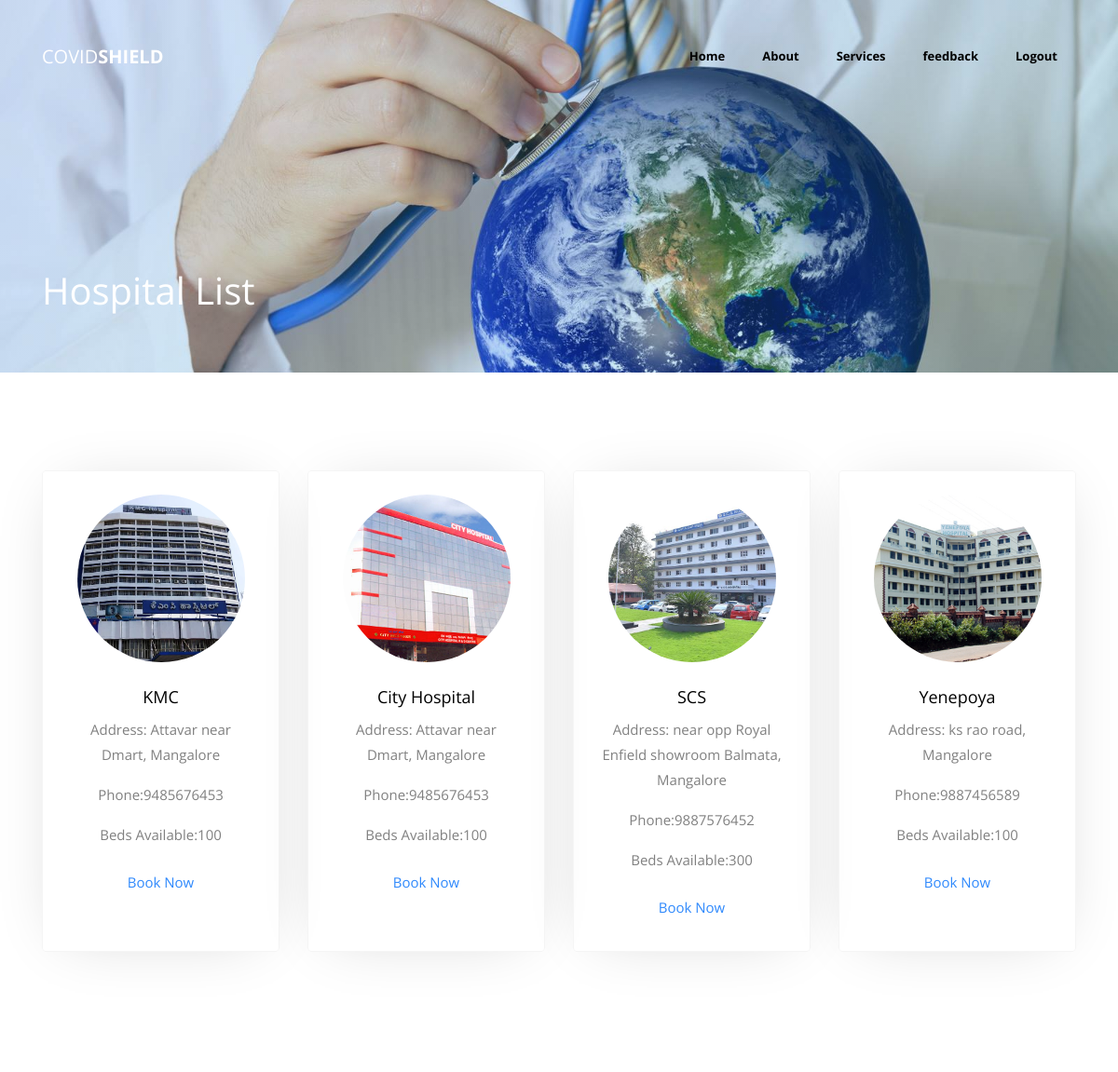
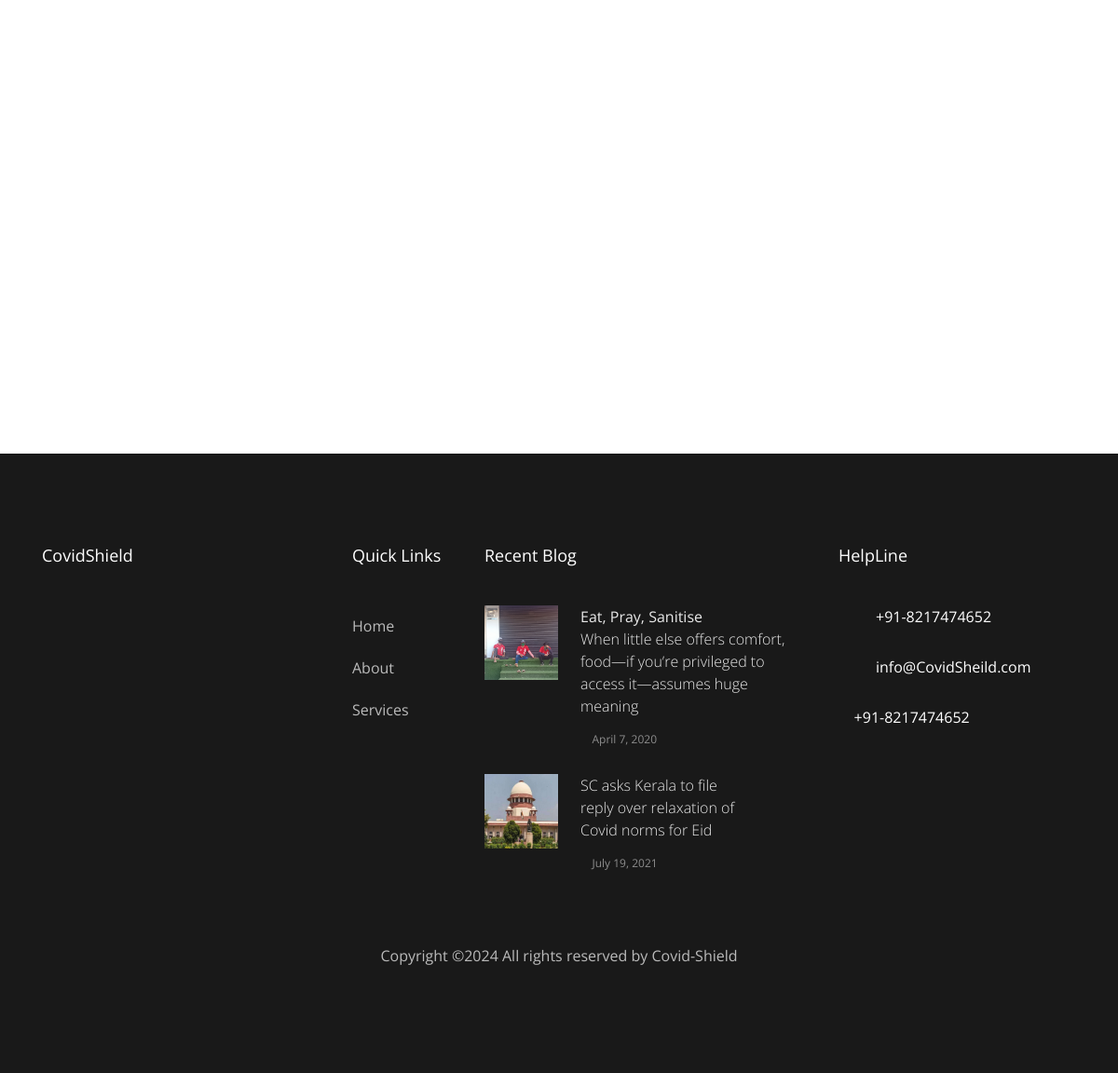
The app's page /user/bed.php (signed in) with its own data (2 pictures, top to bottom).
### tables this page shows
CREATE TABLE `hospital` (
  `hid` int(11) NOT NULL,
  `hname` varchar(100) NOT NULL,
  `question` varchar(50) NOT NULL,
  `answer` varchar(50) NOT NULL,
  `email` varchar(50) NOT NULL,
  `phone` varchar(50) NOT NULL,
  `address` varchar(100) NOT NULL,
  `city` varchar(50) NOT NULL,
  `state` varchar(50) NOT NULL,
  `pincode` int(30) NOT NULL,
  `username` varchar(50) NOT NULL,
  `password` varchar(50) NOT NULL,
  `status` varchar(50) NOT NULL DEFAULT 'pending',
  `image` varchar(100) NOT NULL
);

CREATE TABLE `bed` (
  `id` int(11) NOT NULL,
  `hemail` varchar(50) NOT NULL,
  `count` int(11) NOT NULL
);

### user/bed.php (the view, shortened to what this page needs)
<!DOCTYPE html>
<html lang="en">
  <head>
    <link rel="stylesheet" href="css/open-iconic-bootstrap.min.css">
    <link rel="stylesheet" href="css/animate.css">
    <link rel="stylesheet" href="css/owl.carousel.min.css">
    <link rel="stylesheet" href="css/owl.theme.default.min.css">
    <link rel="stylesheet" href="css/magnific-popup.css">
    <link rel="stylesheet" href="css/aos.css">
    <link rel="stylesheet" href="css/ionicons.min.css">
    <link rel="stylesheet" href="css/bootstrap-datepicker.css">
    <link rel="stylesheet" href="css/jquery.timepicker.css">
    <link rel="stylesheet" href="css/flaticon.css">
    <link rel="stylesheet" href="css/icomoon.css">
    <link rel="stylesheet" href="css/style.css">
  </head>
  <body>
	 <?php include('nav.php'); ?>
    <section class="home-slider owl-carousel"  >
      <div class="slider-item bread-item" style="background-image: url('images/kiii.jpg');" data-stellar-background-ratio="0.5">
        <div class="overlay"></div>
        <div class="container" data-scrollax-parent="true">
          <div class="row slider-text align-items-end">
            <div class="col-md-7 col-sm-12 ftco-animate mb-5" >
              <h1 class="mb-3" data-scrollax=" properties: { translateY: '70%', opacity: .9}">Hospital List</h1>
            </div>
          </div>
        </div>
      </div>
    </section>
	<section class="ftco-section">
      <div class="container">
        <div class="row">
		<?php
								include 'config.php';
								$sql1 = "select hospital.hname, hospital.address, hospital.city, hospital.phone, bed.count, hospital.email, hospital.image from hospital inner join bed on bed.hemail=hospital.email";
								$result1 = mysqli_query($con,$sql1);
								$num1=mysqlI_num_rows($result1);
								if($num1 > 0)
								{
								while($row1 = mysqli_fetch_array($result1))
								{
								$name=$row1[0];
								$address=$row1[1];
								$city=$row1[2];
								$phone=$row1[3];
								$bed=$row1[4];
								$hemail=$row1[5];
								$image=$row1[6];
								?>
          <div class="col-lg-3 col-md-6 d-flex mb-sm-4 ftco-animate">
            <div class="staff">
              <div class="img mb-4" style="background-image: url(../Hospital/uploads/<?php echo $image; ?>);"></div>
              <div class="info text-center">
                 <h3><?php echo $name; ?></h3>
                <div class="text">
                  <p>Address: <?php echo $address; echo ', '; echo $city; ?></p>
                  <p>Phone:<?php echo $phone; ?></p>
                  <p>Beds Available:<?php echo $bed; ?></p>
               <a href="cbed.php?hid=<?php echo $hemail; ?>" class="py-2 d-block">Book Now</a>
               </div>
              </div>
            </div>
          </div>
		  <?php
								}}
								?>
        </div>
      </div>
    </section>
  <?php include('footer.php'); ?>
  </body>
</html>

### user/nav.php (shortened to what this page needs)
<nav class="navbar navbar-expand-lg navbar-dark ftco_navbar bg-dark ftco-navbar-light" id="ftco-navbar">
	    <div class="container">
	    	 <a class="navbar-brand" href="home.php">Covid<span>Shield</span></a>
	      <div class="collapse navbar-collapse" id="ftco-nav">
	        <ul class="navbar-nav ml-auto">
	          <li class="nav-item "><a href="home.php" class="nav-link" style="color:black"><strong>Home</strong></a></li>
	          <li class="nav-item "><a href="about.php" class="nav-link" style="color:black"><strong>About</strong></a></li>
	          <li class="nav-item "><a href="services.php" class="nav-link" style="color:black"><strong>Services</strong></a></li>
	          <li class="nav-item "><a href="feedback.php" class="nav-link" style="color:black"><strong>feedback</strong></a></li>
	          <li class="nav-item "><a href="logout.php" class="nav-link" style="color:black"><strong>Logout</strong></a></li>
	        </ul>
	      </div>
	    </div>
	  </nav>

### user/footer.php
<footer class="ftco-footer ftco-bg-dark ftco-section">
      <div class="container">
        <div class="row mb-5">
          <div class="col-md-3">
            <div class="ftco-footer-widget mb-4">
              <h2 class="ftco-heading-2">CovidShield</h2>
            </div>
          </div>
          <div class="col-md-2">
            <div class="ftco-footer-widget mb-4 ml-md-5">
              <h2 class="ftco-heading-2">Quick Links</h2>
              <ul class="list-unstyled">
                <li><a href="home.php" class="py-2 d-block">Home</a></li>
                <li><a href="about.php" class="py-2 d-block">About</a></li>
                <li><a href="services.php" class="py-2 d-block">Services</a></li>
              </ul>
            </div>
          </div>
          <div class="col-md-4 pr-md-4">
            <div class="ftco-footer-widget mb-4">
              <h2 class="ftco-heading-2">Recent Blog</h2>
              <div class="block-21 mb-4 d-flex">
                <a href="https://www.forbesindia.com/blog/life-in-the-lockdown/eat-pray-sanitise/" target="_blank" class="blog-img mr-4" style="background-image: url(images/image_2.jpg);"></a>
                <div class="text">
                  <h3 class="heading"><a href="https://www.forbesindia.com/blog/life-in-the-lockdown/eat-pray-sanitise/" target="_blank">
                    <b>Eat, Pray, Sanitise</b><br>
                    When little else offers comfort, food—if you’re privileged to access it—assumes huge meaning</a></h3>
                  <div class="meta">
                    <div><a href="https://www.forbesindia.com/blog/life-in-the-lockdown/eat-pray-sanitise/" target="_blank"><span class="icon-calendar"></span> April 7, 2020</a></div>
                  </div>
                </div>
              </div>
              <div class="block-21 mb-4 d-flex">
                <a href="https://timesofindia.indiatimes.com/india/sc-asks-kerala-to-file-reply-over-relaxation-of-covid-norms-for-eid/articleshow/84544567.cms" target="_blank" class="blog-img mr-4" style="background-image: url(images/image_3.jpg);"></a>
                <div class="text">
                  <h3 class="heading"><a href="https://timesofindia.indiatimes.com/india/sc-asks-kerala-to-file-reply-over-relaxation-of-covid-norms-for-eid/articleshow/84544567.cms" target="_blank">
                    SC asks Kerala to file<br> reply over relaxation of <br>Covid norms for Eid</a></h3>
                  <div class="meta">
                  <div><a href="https://timesofindia.indiatimes.com/india/sc-asks-kerala-to-file-reply-over-relaxation-of-covid-norms-for-eid/articleshow/84544567.cms" target="_blank"><span class="icon-calendar"></span> July 19, 2021</a></div>
                  </div>
                </div>
              </div>
            </div>
          </div>
          <div class="col-md-3">
            <div class="ftco-footer-widget mb-4">
              <h2 class="ftco-heading-2">HelpLine</h2>
              <div class="block-23 mb-3">
                <ul>
                  <li><a href="tel://8217474652"><span class="icon icon-phone"></span><span class="text">+91-8217474652</span></a></li>
                  <li><a href="mailto:info@CovidShield.com"><span class="icon icon-envelope"></span><span class="text">info@CovidSheild.com</span></a></li>
                  <li><a href='https://wa.me/8217474652' target='_blank'><i class= "fa fa-whatsapp" style="font-size:24px"></i>&nbsp;&nbsp;&nbsp;&nbsp;<span class="text">+91-8217474652</span></a></li>
                </ul>
              </div>
            </div>
          </div>
        </div>
        <div class="row">
          <div class="col-md-12 text-center">
          <p>Copyright &copy;<script>document.write(new Date().getFullYear());</script> All rights reserved by Covid-Shield</p>
          </div>
        </div>
      </div>
    </footer>

### user/css/icomoon.css (style rules this page uses)
[class^="icon-"], [class*=" icon-"] { font-family: 'icomoon' !important; speak: none; font-style: normal; font-weight: normal; font-variant: normal; text-transform: none; line-height: 1; -webkit-font-smoothing: antialiased; -moz-osx-font-smoothing: grayscale; }
.icon-calendar:before { content: "\f073"; }
.icon-phone:before { content: "\f095"; }
.icon-envelope:before { content: "\f0e0"; }

### records on screen
hospital: image (picture), hname "KMC", address "Attavar near Dmart", city "Mangalore", phone "9485676453", bed.count "100"
hospital: image (picture), hname "City Hospital", address "Attavar near Dmart", city "Mangalore", phone "9485676453", bed.count "100"
hospital: image (picture), hname "SCS", address "near opp Royal Enfield showroom Balmata", city "Mangalore", phone "9887576452", bed.count "300"
hospital: image (picture), hname "Yenepoya", address "ks rao road", city "Mangalore", phone "9887456589", bed.count "100"
